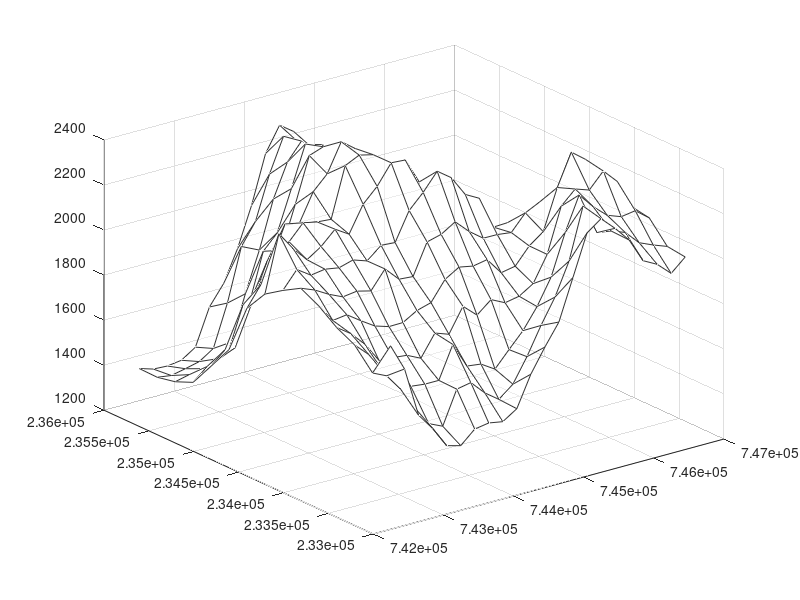

Write MATLAB code to recreate this figure. (Note: this script raises an error after producing the figure.)
clear
clc

load('X.mat', '-ascii')
load('Y.mat', '-ascii')
load('Z.mat', '-ascii')
load('V.mat', '-ascii')

%cleaning up 0.0 values, which give problems when applying log10
% we also find out the max value
for row=1:size(V,1)
    for col=1:size(V,2)
        if V(row, col) == 0.0
            V(row, col) = 1.0e-100;
        end
    end
end
max_value = max(max(V));
max_value = 5e-4;

logV = log10(V);

%FIGURE 1: actual values
figure
clf 
% S1 = surfX,Y,Z,V,'FaceAlpha',0.9,'FaceColor','interp','FaceLighting','gouraud');
% lighting phong
S0 = mesh(X,Y,Z,V,'EdgeColor',[0.2 0.2 0.2],'FaceAlpha',0.4); hold on;
S0.FaceColor = 'interp';
shading interp
% ,'FaceColor','interp','FaceLighting','gouraud'
% S1.EdgeColor = 'none';
% rotate3d on ;
title('Electric Field') ;         
%axis off ; 
hidden on;
colormap(jet);
% cc1=colorbar;
caxis([0 max_value]);
view(-71,14);
cbar = colorbar;
% brighten(0.5); 
% alpha(0.9)
% material('dull'); %shiny, dull, metal

% Title of the colorbar
set(get(cbar,'title'),'string','Electric Field');

% Setting the values on colorbar
% get the color limits
clim = caxis;
ylim(cbar,[clim(1) clim(2)]);
numpts = 24 ;    % Number of points to be displayed on colorbar
kssv = linspace(clim(1),clim(2),numpts);
set(cbar,'YtickMode','manual','YTick',kssv); % Set the tickmode to manual
for i = 1:numpts
    imep = num2str(kssv(i),'%+3.2E');
    vasu(i) = {imep} ;
end
set(cbar,'YTickLabel',vasu(1:numpts),'fontsize',9);
